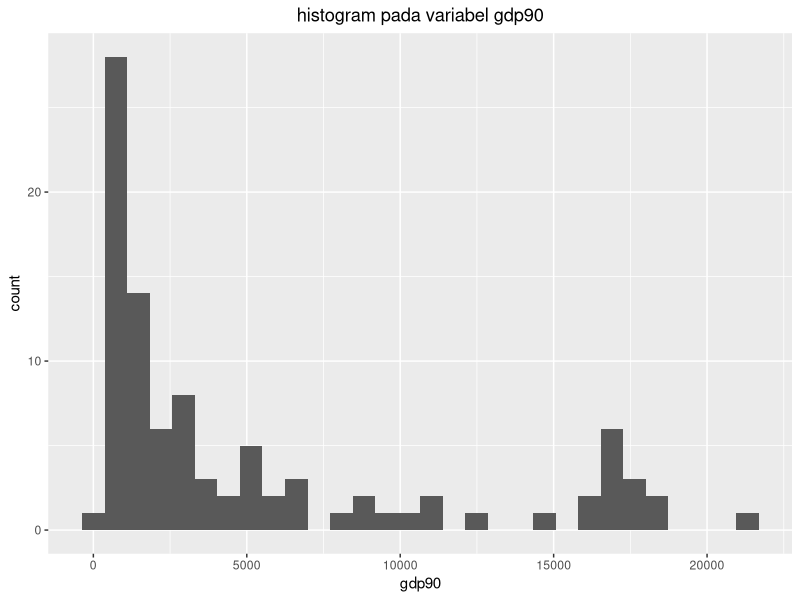
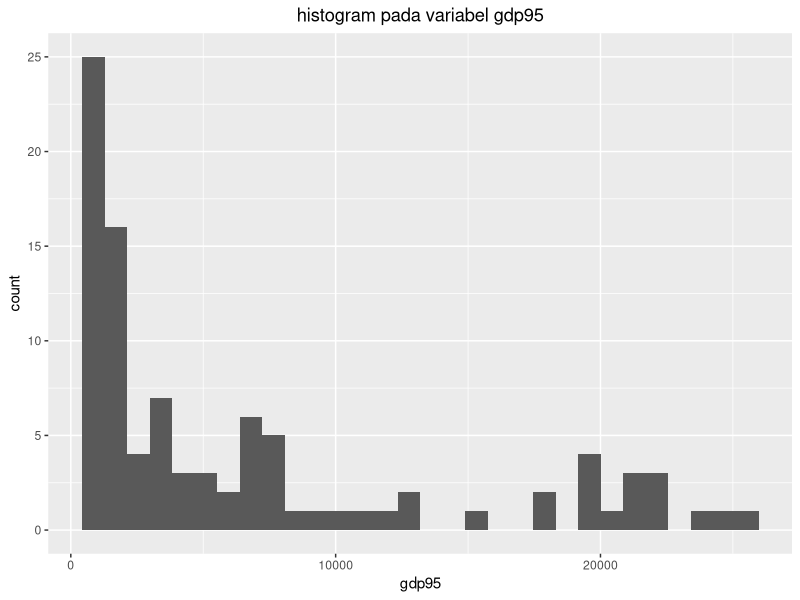
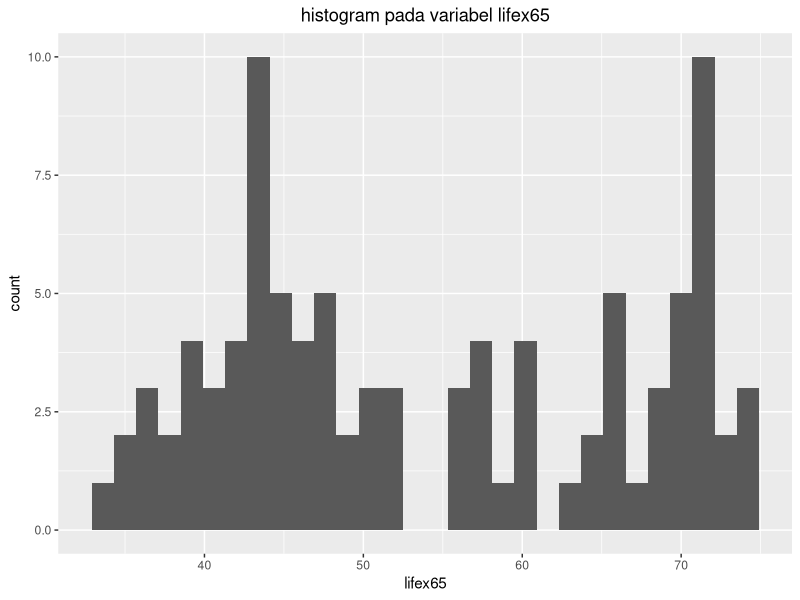
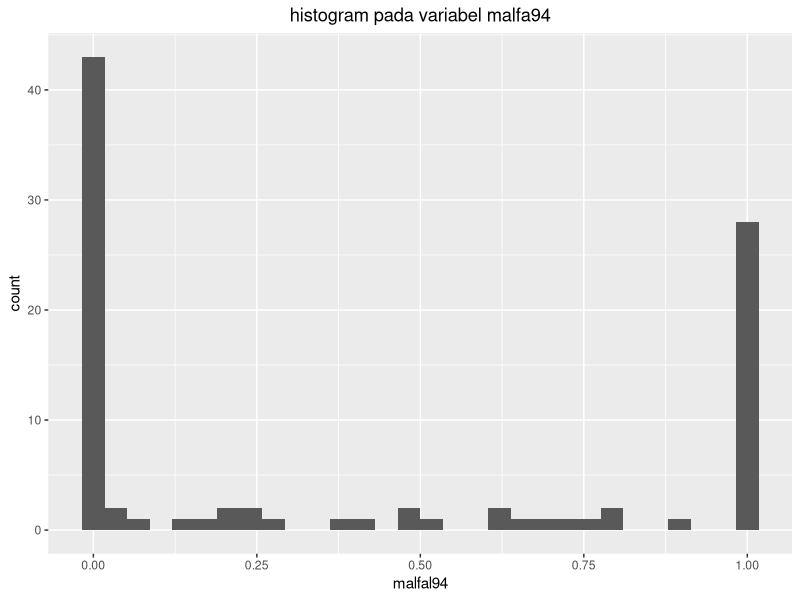
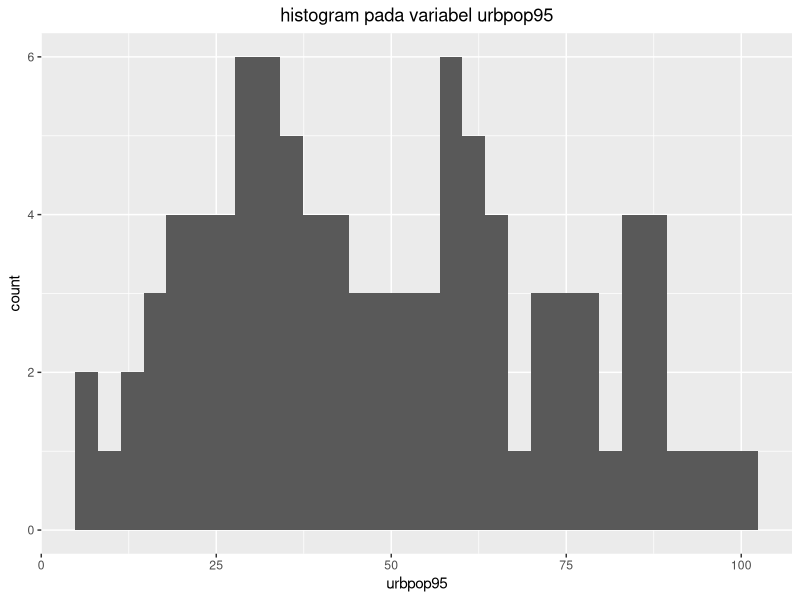
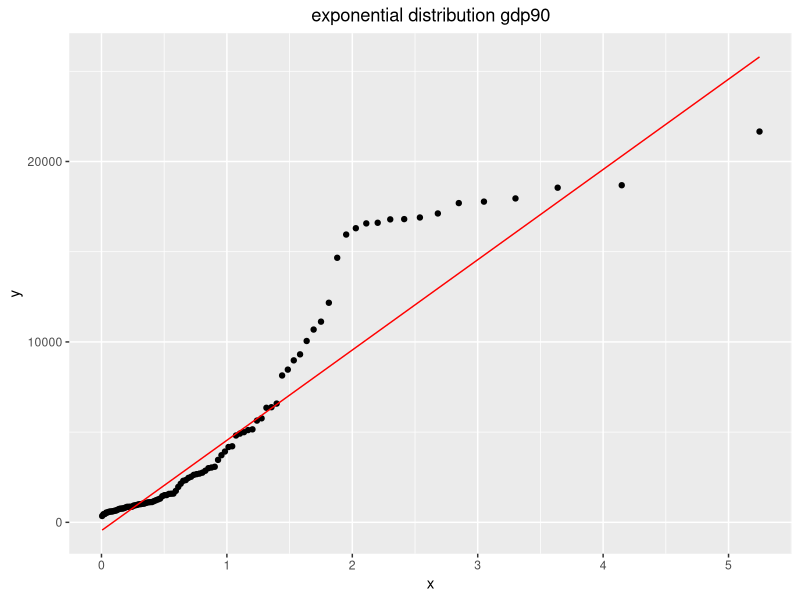
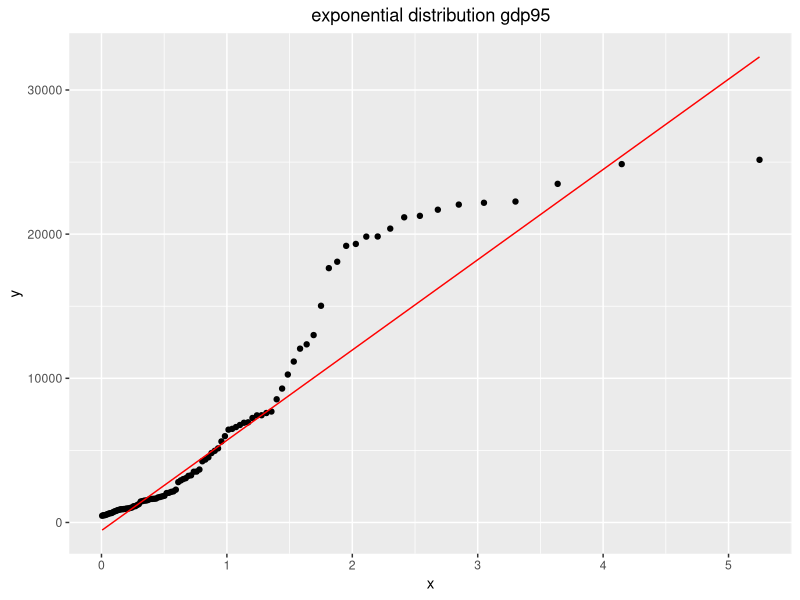
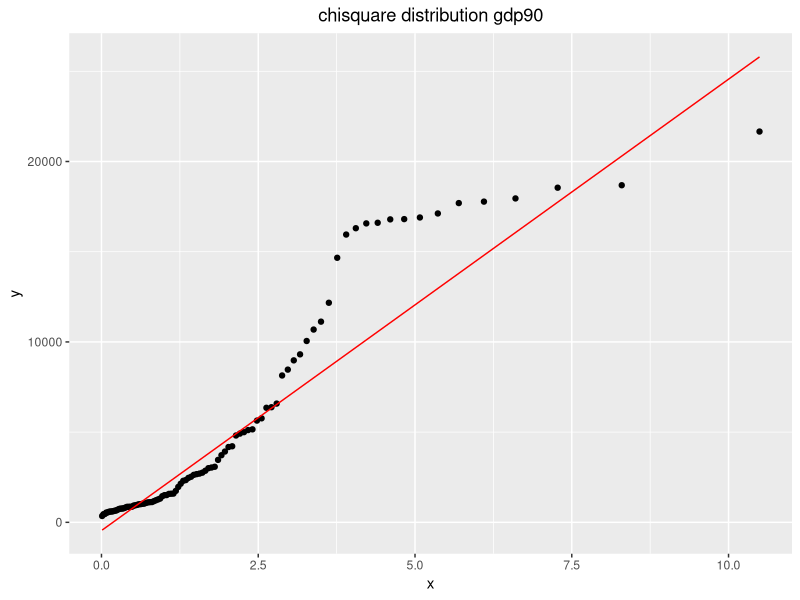

Generate these figures, in order, with R:
## ---- chunk 1
knitr::opts_chunk$set(echo = TRUE)
## ---- chunk 2
datasetku <- read.csv("Kuis UTS 1.csv")
print(names(datasetku))
print(datasetku$socialst)
head(datasetku)
## ---- chunk 3
library(ggplot2)

ggplot(datasetku,aes(`gdp90`)) + geom_histogram() + 
  labs(title="histogram pada variabel gdp90") + 
  theme(plot.title = element_text(hjust=0.5))

ggplot(datasetku,aes(`gdp95`)) + geom_histogram() + 
  labs(title="histogram pada variabel gdp95") + 
  theme(plot.title = element_text(hjust=0.5))

ggplot(datasetku,aes(`lifex65`)) + geom_histogram()+ 
  labs(title="histogram pada variabel lifex65") + 
  theme(plot.title = element_text(hjust=0.5))

ggplot(datasetku,aes(`malfal94`)) + geom_histogram() + 
  labs(title="histogram pada variabel malfa94") + 
  theme(plot.title = element_text(hjust=0.5))

ggplot(datasetku,aes(`urbpop95`)) + geom_histogram() + 
  labs(title="histogram pada variabel urbpop95") + 
  theme(plot.title = element_text(hjust=0.5))

## ---- chunk 4
ggplot(datasetku,aes(sample = `gdp90`)) + 
  geom_qq(distribution = qexp) +
  geom_qq_line(distribution = qexp,col='red')+ 
  labs(title="exponential distribution gdp90")+ 
  theme(plot.title = element_text(hjust=0.5))

ggplot(datasetku,aes(sample = `gdp95`)) + 
  geom_qq(distribution = qexp) +
  geom_qq_line(distribution = qexp,col='red')+
  labs(title="exponential distribution gdp95")+ 
  theme(plot.title = element_text(hjust=0.5))

der_chi <- 2

ggplot(datasetku,aes(sample = `gdp90`)) + 
  geom_qq(distribution = qchisq,dparams = list(df=der_chi)) +
  geom_qq_line(distribution = qchisq,dparams = list(df=der_chi),col='red')+
  labs(title="chisquare distribution gdp90")+ 
  theme(plot.title = element_text(hjust=0.5))

ggplot(datasetku,aes(sample = `gdp95`)) + 
  geom_qq(distribution = qchisq,dparams = list(df=der_chi)) +
  geom_qq_line(distribution = qchisq,dparams = list(df=der_chi),col='red')+
  labs(title="chisquare distribution gdp95")+ 
  theme(plot.title = element_text(hjust=0.5))
## ---- chunk 5
ggplot(datasetku,aes(sample = `gdp90`)) + 
  geom_qq(distribution = qlnorm,
          dparams = list(meanlog=mean(log(datasetku$gdp90)),
                         sd = sd(log(datasetku$gdp90)))) +
  geom_qq_line(distribution = qlnorm, 
               dparams = list(meanlog=mean(log(datasetku$gdp90))),
                         sd = sd(log(datasetku$gdp90)),col='red')+
  labs(title="lognorm distribution gdp90")+ 
  theme(plot.title = element_text(hjust=0.5))

ggplot(datasetku,aes(sample = `gdp95`)) + 
  geom_qq(distribution = qlnorm,
          dparams = list(meanlog=mean(log(datasetku$gdp95)),
                         sd = sd(log(datasetku$gdp95)))) +
  geom_qq_line(distribution = qlnorm, 
               dparams = list(meanlog=mean(log(datasetku$gdp95))),
                         sd = sd(log(datasetku$gdp95)),col='red')+
  labs(title="lognorm distribution gdp95")+ 
  theme(plot.title = element_text(hjust=0.5))
## ---- chunk 6
print("lognorm")
ks.test(datasetku$gdp90,"plnorm",mean(log(datasetku$gdp90)),sd(log(datasetku$gdp90)))

## ---- chunk 7
print("lognorm")
ks.test(datasetku$gdp95,"plnorm",mean(log(datasetku$gdp95)),sd(log(datasetku$gdp95)))
## ---- chunk 8
mean(datasetku$urbpop95)
## ---- chunk 9
ggplot(datasetku,aes(sample = `urbpop95`)) + 
  geom_qq() +
  geom_qq_line(col='red')+ 
  labs(title="Gaussian distribution urbpop95")+ 
  theme(plot.title = element_text(hjust=0.5))

ggplot(datasetku,aes(sample = `lifex65`)) + 
  geom_qq() +
  geom_qq_line(col='red')+
  labs(title="Gaussian distribution lifex65")+ 
  theme(plot.title = element_text(hjust=0.5))

## ---- chunk 10

rate1 <- mean(datasetku$urbpop95)
rate2 <- mean(datasetku$lifex65)

ggplot(datasetku,aes(sample = `urbpop95`)) + 
  geom_qq(distribution = qexp) +
  geom_qq_line(distribution = qexp,col='red')+ 
  labs(title="exponential distribution urbpop95")+ 
  theme(plot.title = element_text(hjust=0.5))

ggplot(datasetku,aes(sample = `lifex65`)) + 
  geom_qq(distribution = qexp) +
  geom_qq_line(distribution = qexp,col='red')+
  labs(title="exponential distribution lifex65")+ 
  theme(plot.title = element_text(hjust=0.5))


ggplot(datasetku,aes(sample = `urbpop95`)) + 
  geom_qq(distribution = qchisq,dparams = list(df=rate1)) +
  geom_qq_line(distribution = qchisq,dparams = list(df=rate1),col='red')+
  labs(title="chisquare distribution urbpop95")+ 
  theme(plot.title = element_text(hjust=0.5))

ggplot(datasetku,aes(sample = `lifex65`)) + 
  geom_qq(distribution = qchisq,dparams = list(df=rate2)) +
  geom_qq_line(distribution = qchisq,dparams = list(df=rate2),col='red')+
  labs(title="chisquare distribution lifex65")+ 
  theme(plot.title = element_text(hjust=0.5))
## ---- chunk 11

ggplot(datasetku,aes(sample = `urbpop95`)) + 
  geom_qq(distribution = qlnorm,
          dparams = list(meanlog=mean(log(datasetku$urbpop95)),
                         sd = sd(log(datasetku$urbpop95)))) +
  geom_qq_line(distribution = qlnorm, 
               dparams = list(meanlog=mean(log(datasetku$urbpop95))),
                         sd = sd(log(datasetku$urbpop95)),col='red')+
  labs(title="lognorm distribution urbpop95")+ 
  theme(plot.title = element_text(hjust=0.5))

ggplot(datasetku,aes(sample = `lifex65`)) + 
  geom_qq(distribution = qlnorm,
          dparams = list(meanlog=mean(log(datasetku$lifex65)),
                         sd = sd(log(datasetku$lifex65)))) +
  geom_qq_line(distribution = qlnorm, 
               dparams = list(meanlog=mean(log(datasetku$lifex65))),
                         sd = sd(log(datasetku$lifex65)),col='red')+
  labs(title="lognorm distribution lifex65")+ 
  theme(plot.title = element_text(hjust=0.5))


## ---- chunk 12
ks.test(datasetku$urbpop95,"pnorm",mean(datasetku$urbpop95),sd(datasetku$urbpop95))

## ---- chunk 13
ks.test(datasetku$lifex65,"plnorm",mean(log(datasetku$lifex65)),sd(log(datasetku$lifex65)))

## ---- chunk 14
ggplot(datasetku,aes(sample = `gdp90`)) +
  geom_qq() +
  geom_qq_line(col='red') + facet_wrap(~`region`) + labs(title='gdp90')

ggplot(datasetku,aes(sample = `gdp95`)) +
  geom_qq() +
  geom_qq_line(col='red') + facet_wrap(~`region`)+ labs(title='gdp95')


ggplot(datasetku,aes(sample = `lifex65`)) +
  geom_qq() +
  geom_qq_line(col='red') + facet_wrap(~`region`)+ labs(title='lifex65')

ggplot(datasetku,aes(sample = `malfal94`)) +
  geom_qq() +
  geom_qq_line(col='red') + facet_wrap(~`region`)+ labs(title='malfal94')

ggplot(datasetku,aes(sample = `urbpop95`)) +
  geom_qq() +
  geom_qq_line(col='red') + facet_wrap(~`region`)+ labs(title='urbpop95')

## ---- chunk 15
ggplot(datasetku,aes(sample = `gdp90`)) +
  geom_qq()+geom_qq_line(col='red') + facet_wrap(~`socialst`) + labs(title='gdp90')

ggplot(datasetku,aes(sample = `gdp95`)) +
  geom_qq() +
  geom_qq_line(col='red') + facet_wrap(~`socialst`)+ labs(title='gdp95')


ggplot(datasetku,aes(sample = `lifex65`)) +
  geom_qq() +
  geom_qq_line(col='red') + facet_wrap(~`socialst`)+ labs(title='lifex65')

ggplot(datasetku,aes(sample = `malfal94`)) +
  geom_qq() +
  geom_qq_line(col='red') + facet_wrap(~`socialst`)+ labs(title='malfal94')

ggplot(datasetku,aes(sample = `urbpop95`)) +
  geom_qq() +
  geom_qq_line(col='red') + facet_wrap(~`socialst`)+ labs(title='urbpop95')

## ---- chunk 16
ggplot(datasetku,aes(x = `gdp90`,y=`region`,fill=`region`)) +
  geom_boxplot()  + labs(title='gdp90')+coord_flip() + 
  theme(axis.text.x = element_text(angle = 90, vjust = 0.5, hjust=1))

ggplot(datasetku,aes(x = `gdp95`,y=`region`,fill=`region`)) +
  geom_boxplot()  + labs(title='gdp95')+coord_flip()+ 
  theme(axis.text.x = element_text(angle = 90, vjust = 0.5, hjust=1))

ggplot(datasetku,aes(x = `lifex65`,y=`region`,fill=`region`)) +
  geom_boxplot()  + labs(title='lifex65')+coord_flip()+
  theme(axis.text.x = element_text(angle = 90, vjust = 0.5, hjust=1))

ggplot(datasetku,aes(x = `malfal94`,y=`region`,fill=`region`)) +
  geom_boxplot()  + labs(title='malfal94')+coord_flip()+
theme(axis.text.x = element_text(angle = 90, vjust = 0.5, hjust=1))

ggplot(datasetku,aes(x = `urbpop95`,y=`region`,fill=`region`)) +
  geom_boxplot()  + labs(title='urbpop95')+coord_flip()+
theme(axis.text.x = element_text(angle = 90, vjust = 0.5, hjust=1))

